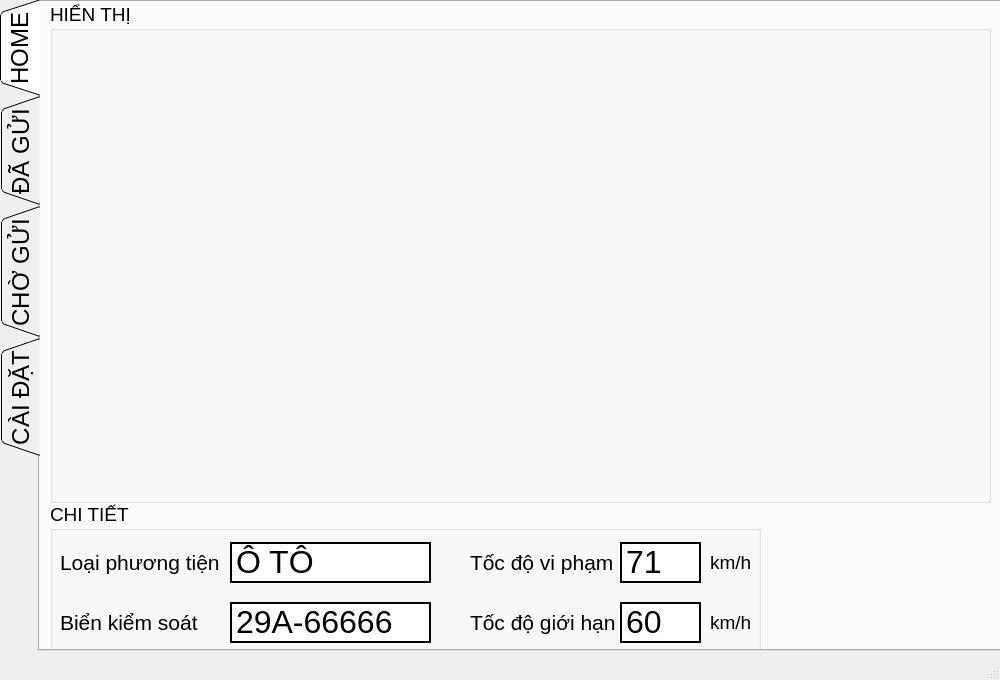
<?xml version="1.0" encoding="UTF-8"?>
<ui version="4.0">
 <class>MainWindow</class>
 <widget class="QMainWindow" name="MainWindow">
  <property name="geometry">
   <rect>
    <x>0</x>
    <y>0</y>
    <width>1000</width>
    <height>680</height>
   </rect>
  </property>
  <property name="minimumSize">
   <size>
    <width>1000</width>
    <height>680</height>
   </size>
  </property>
  <property name="maximumSize">
   <size>
    <width>1000</width>
    <height>680</height>
   </size>
  </property>
  <property name="windowTitle">
   <string>SPEED GUN</string>
  </property>
  <widget class="QWidget" name="centralwidget">
   <widget class="QTabWidget" name="tabWidget">
    <property name="geometry">
     <rect>
      <x>0</x>
      <y>0</y>
      <width>1001</width>
      <height>651</height>
     </rect>
    </property>
    <property name="sizePolicy">
     <sizepolicy hsizetype="Maximum" vsizetype="Expanding">
      <horstretch>0</horstretch>
      <verstretch>0</verstretch>
     </sizepolicy>
    </property>
    <property name="font">
     <font>
      <family>MS Shell Dlg 2</family>
      <pointsize>18</pointsize>
      <weight>50</weight>
      <italic>false</italic>
      <bold>false</bold>
      <underline>false</underline>
      <strikeout>false</strikeout>
      <stylestrategy>PreferDefault</stylestrategy>
      <kerning>true</kerning>
     </font>
    </property>
    <property name="cursor">
     <cursorShape>ArrowCursor</cursorShape>
    </property>
    <property name="tabletTracking">
     <bool>false</bool>
    </property>
    <property name="focusPolicy">
     <enum>Qt::TabFocus</enum>
    </property>
    <property name="contextMenuPolicy">
     <enum>Qt::ActionsContextMenu</enum>
    </property>
    <property name="acceptDrops">
     <bool>false</bool>
    </property>
    <property name="layoutDirection">
     <enum>Qt::RightToLeft</enum>
    </property>
    <property name="autoFillBackground">
     <bool>false</bool>
    </property>
    <property name="locale">
     <locale language="Estonian" country="Estonia"/>
    </property>
    <property name="tabPosition">
     <enum>QTabWidget::West</enum>
    </property>
    <property name="tabShape">
     <enum>QTabWidget::Triangular</enum>
    </property>
    <property name="currentIndex">
     <number>0</number>
    </property>
    <property name="iconSize">
     <size>
      <width>16</width>
      <height>16</height>
     </size>
    </property>
    <property name="elideMode">
     <enum>Qt::ElideRight</enum>
    </property>
    <property name="documentMode">
     <bool>false</bool>
    </property>
    <property name="tabsClosable">
     <bool>false</bool>
    </property>
    <property name="movable">
     <bool>false</bool>
    </property>
    <property name="tabBarAutoHide">
     <bool>false</bool>
    </property>
    <widget class="QWidget" name="tab_view">
     <attribute name="title">
      <string>HOME</string>
     </attribute>
     <widget class="QGroupBox" name="groupBox">
      <property name="geometry">
       <rect>
        <x>10</x>
        <y>0</y>
        <width>941</width>
        <height>501</height>
       </rect>
      </property>
      <property name="font">
       <font>
        <family>Arial</family>
        <pointsize>14</pointsize>
       </font>
      </property>
      <property name="layoutDirection">
       <enum>Qt::LeftToRight</enum>
      </property>
      <property name="title">
       <string>HIỂN THỊ</string>
      </property>
      <widget class="QLabel" name="lbl_display">
       <property name="geometry">
        <rect>
         <x>0</x>
         <y>30</y>
         <width>751</width>
         <height>471</height>
        </rect>
       </property>
       <property name="font">
        <font>
         <pointsize>10</pointsize>
        </font>
       </property>
       <property name="text">
        <string/>
       </property>
       <property name="alignment">
        <set>Qt::AlignCenter</set>
       </property>
      </widget>
      <widget class="QLabel" name="lbl_map">
       <property name="geometry">
        <rect>
         <x>750</x>
         <y>30</y>
         <width>190</width>
         <height>290</height>
        </rect>
       </property>
       <property name="font">
        <font>
         <pointsize>10</pointsize>
        </font>
       </property>
       <property name="text">
        <string/>
       </property>
       <property name="alignment">
        <set>Qt::AlignCenter</set>
       </property>
      </widget>
     </widget>
     <widget class="QGroupBox" name="groupBox_2">
      <property name="geometry">
       <rect>
        <x>10</x>
        <y>500</y>
        <width>711</width>
        <height>151</height>
       </rect>
      </property>
      <property name="font">
       <font>
        <family>Arial</family>
        <pointsize>14</pointsize>
       </font>
      </property>
      <property name="layoutDirection">
       <enum>Qt::LeftToRight</enum>
      </property>
      <property name="title">
       <string>CHI TIẾT</string>
      </property>
      <widget class="QLabel" name="label">
       <property name="geometry">
        <rect>
         <x>10</x>
         <y>40</y>
         <width>161</width>
         <height>41</height>
        </rect>
       </property>
       <property name="font">
        <font>
         <pointsize>16</pointsize>
        </font>
       </property>
       <property name="text">
        <string>Loại phương tiện</string>
       </property>
      </widget>
      <widget class="QLabel" name="label_2">
       <property name="geometry">
        <rect>
         <x>10</x>
         <y>100</y>
         <width>151</width>
         <height>41</height>
        </rect>
       </property>
       <property name="font">
        <font>
         <pointsize>16</pointsize>
        </font>
       </property>
       <property name="text">
        <string>Biển kiểm soát</string>
       </property>
      </widget>
      <widget class="QLabel" name="label_3">
       <property name="geometry">
        <rect>
         <x>420</x>
         <y>100</y>
         <width>151</width>
         <height>41</height>
        </rect>
       </property>
       <property name="font">
        <font>
         <pointsize>16</pointsize>
        </font>
       </property>
       <property name="text">
        <string>Tốc độ giới hạn</string>
       </property>
      </widget>
      <widget class="QLabel" name="label_4">
       <property name="geometry">
        <rect>
         <x>420</x>
         <y>40</y>
         <width>151</width>
         <height>41</height>
        </rect>
       </property>
       <property name="font">
        <font>
         <pointsize>16</pointsize>
        </font>
       </property>
       <property name="text">
        <string>Tốc độ vi phạm</string>
       </property>
      </widget>
      <widget class="QLabel" name="label_5">
       <property name="geometry">
        <rect>
         <x>660</x>
         <y>40</y>
         <width>51</width>
         <height>41</height>
        </rect>
       </property>
       <property name="font">
        <font>
         <pointsize>14</pointsize>
        </font>
       </property>
       <property name="text">
        <string>km/h</string>
       </property>
      </widget>
      <widget class="QLabel" name="label_6">
       <property name="geometry">
        <rect>
         <x>660</x>
         <y>100</y>
         <width>51</width>
         <height>41</height>
        </rect>
       </property>
       <property name="font">
        <font>
         <pointsize>14</pointsize>
        </font>
       </property>
       <property name="text">
        <string>km/h</string>
       </property>
      </widget>
      <widget class="QTextEdit" name="te_vehicle">
       <property name="geometry">
        <rect>
         <x>180</x>
         <y>40</y>
         <width>201</width>
         <height>41</height>
        </rect>
       </property>
       <property name="frameShape">
        <enum>QFrame::WinPanel</enum>
       </property>
       <property name="frameShadow">
        <enum>QFrame::Plain</enum>
       </property>
       <property name="verticalScrollBarPolicy">
        <enum>Qt::ScrollBarAlwaysOff</enum>
       </property>
       <property name="horizontalScrollBarPolicy">
        <enum>Qt::ScrollBarAlwaysOff</enum>
       </property>
       <property name="readOnly">
        <bool>true</bool>
       </property>
       <property name="html">
        <string>&lt;!DOCTYPE HTML PUBLIC &quot;-//W3C//DTD HTML 4.0//EN&quot; &quot;http://www.w3.org/TR/REC-html40/strict.dtd&quot;&gt;
&lt;html&gt;&lt;head&gt;&lt;meta name=&quot;qrichtext&quot; content=&quot;1&quot; /&gt;&lt;style type=&quot;text/css&quot;&gt;
p, li { white-space: pre-wrap; }
&lt;/style&gt;&lt;/head&gt;&lt;body style=&quot; font-family:'Arial'; font-size:14pt; font-weight:400; font-style:normal;&quot;&gt;
&lt;p style=&quot; margin-top:0px; margin-bottom:0px; margin-left:0px; margin-right:0px; -qt-block-indent:0; text-indent:0px;&quot;&gt;&lt;span style=&quot; font-size:24pt;&quot;&gt;Ô TÔ&lt;/span&gt;&lt;/p&gt;&lt;/body&gt;&lt;/html&gt;</string>
       </property>
      </widget>
      <widget class="QTextEdit" name="te_licensePlate">
       <property name="geometry">
        <rect>
         <x>180</x>
         <y>100</y>
         <width>201</width>
         <height>41</height>
        </rect>
       </property>
       <property name="frameShape">
        <enum>QFrame::WinPanel</enum>
       </property>
       <property name="frameShadow">
        <enum>QFrame::Plain</enum>
       </property>
       <property name="verticalScrollBarPolicy">
        <enum>Qt::ScrollBarAlwaysOff</enum>
       </property>
       <property name="horizontalScrollBarPolicy">
        <enum>Qt::ScrollBarAlwaysOff</enum>
       </property>
       <property name="sizeAdjustPolicy">
        <enum>QAbstractScrollArea::AdjustToContentsOnFirstShow</enum>
       </property>
       <property name="readOnly">
        <bool>true</bool>
       </property>
       <property name="html">
        <string>&lt;!DOCTYPE HTML PUBLIC &quot;-//W3C//DTD HTML 4.0//EN&quot; &quot;http://www.w3.org/TR/REC-html40/strict.dtd&quot;&gt;
&lt;html&gt;&lt;head&gt;&lt;meta name=&quot;qrichtext&quot; content=&quot;1&quot; /&gt;&lt;style type=&quot;text/css&quot;&gt;
p, li { white-space: pre-wrap; }
&lt;/style&gt;&lt;/head&gt;&lt;body style=&quot; font-family:'Arial'; font-size:14pt; font-weight:400; font-style:normal;&quot;&gt;
&lt;p style=&quot; margin-top:0px; margin-bottom:0px; margin-left:0px; margin-right:0px; -qt-block-indent:0; text-indent:0px;&quot;&gt;&lt;span style=&quot; font-size:24pt;&quot;&gt;29A-66666&lt;/span&gt;&lt;/p&gt;&lt;/body&gt;&lt;/html&gt;</string>
       </property>
      </widget>
      <widget class="QTextEdit" name="te_speed">
       <property name="geometry">
        <rect>
         <x>570</x>
         <y>40</y>
         <width>81</width>
         <height>41</height>
        </rect>
       </property>
       <property name="layoutDirection">
        <enum>Qt::LeftToRight</enum>
       </property>
       <property name="frameShape">
        <enum>QFrame::WinPanel</enum>
       </property>
       <property name="frameShadow">
        <enum>QFrame::Plain</enum>
       </property>
       <property name="verticalScrollBarPolicy">
        <enum>Qt::ScrollBarAlwaysOff</enum>
       </property>
       <property name="horizontalScrollBarPolicy">
        <enum>Qt::ScrollBarAlwaysOff</enum>
       </property>
       <property name="readOnly">
        <bool>true</bool>
       </property>
       <property name="html">
        <string>&lt;!DOCTYPE HTML PUBLIC &quot;-//W3C//DTD HTML 4.0//EN&quot; &quot;http://www.w3.org/TR/REC-html40/strict.dtd&quot;&gt;
&lt;html&gt;&lt;head&gt;&lt;meta name=&quot;qrichtext&quot; content=&quot;1&quot; /&gt;&lt;style type=&quot;text/css&quot;&gt;
p, li { white-space: pre-wrap; }
&lt;/style&gt;&lt;/head&gt;&lt;body style=&quot; font-family:'Arial'; font-size:14pt; font-weight:400; font-style:normal;&quot;&gt;
&lt;p style=&quot; margin-top:0px; margin-bottom:0px; margin-left:0px; margin-right:0px; -qt-block-indent:0; text-indent:0px;&quot;&gt;&lt;span style=&quot; font-family:'MS Shell Dlg 2'; font-size:24pt;&quot;&gt;71&lt;/span&gt;&lt;/p&gt;&lt;/body&gt;&lt;/html&gt;</string>
       </property>
      </widget>
      <widget class="QTextEdit" name="te_speedLimit">
       <property name="geometry">
        <rect>
         <x>570</x>
         <y>100</y>
         <width>81</width>
         <height>41</height>
        </rect>
       </property>
       <property name="font">
        <font>
         <pointsize>12</pointsize>
        </font>
       </property>
       <property name="frameShape">
        <enum>QFrame::WinPanel</enum>
       </property>
       <property name="frameShadow">
        <enum>QFrame::Plain</enum>
       </property>
       <property name="verticalScrollBarPolicy">
        <enum>Qt::ScrollBarAlwaysOff</enum>
       </property>
       <property name="horizontalScrollBarPolicy">
        <enum>Qt::ScrollBarAlwaysOff</enum>
       </property>
       <property name="readOnly">
        <bool>true</bool>
       </property>
       <property name="html">
        <string>&lt;!DOCTYPE HTML PUBLIC &quot;-//W3C//DTD HTML 4.0//EN&quot; &quot;http://www.w3.org/TR/REC-html40/strict.dtd&quot;&gt;
&lt;html&gt;&lt;head&gt;&lt;meta name=&quot;qrichtext&quot; content=&quot;1&quot; /&gt;&lt;style type=&quot;text/css&quot;&gt;
p, li { white-space: pre-wrap; }
&lt;/style&gt;&lt;/head&gt;&lt;body style=&quot; font-family:'Arial'; font-size:12pt; font-weight:400; font-style:normal;&quot;&gt;
&lt;p style=&quot; margin-top:0px; margin-bottom:0px; margin-left:0px; margin-right:0px; -qt-block-indent:0; text-indent:0px;&quot;&gt;&lt;span style=&quot; font-family:'MS Shell Dlg 2'; font-size:24pt;&quot;&gt;60&lt;/span&gt;&lt;/p&gt;&lt;/body&gt;&lt;/html&gt;</string>
       </property>
      </widget>
     </widget>
    </widget>
    <widget class="QWidget" name="tab_sent">
     <attribute name="title">
      <string>ĐÃ GỬI</string>
     </attribute>
    </widget>
    <widget class="QWidget" name="tab_pending">
     <attribute name="title">
      <string>CHỜ GỬI</string>
     </attribute>
    </widget>
    <widget class="QWidget" name="tab_setting">
     <attribute name="title">
      <string>CÀI ĐẶT</string>
     </attribute>
     <widget class="QGroupBox" name="groupBox_3">
      <property name="geometry">
       <rect>
        <x>0</x>
        <y>320</y>
        <width>261</width>
        <height>111</height>
       </rect>
      </property>
      <property name="font">
       <font>
        <pointsize>14</pointsize>
       </font>
      </property>
      <property name="title">
       <string>Chức năng</string>
      </property>
      <property name="alignment">
       <set>Qt::AlignRight|Qt::AlignTrailing|Qt::AlignVCenter</set>
      </property>
      <widget class="QPushButton" name="btn_getMap">
       <property name="geometry">
        <rect>
         <x>20</x>
         <y>40</y>
         <width>221</width>
         <height>51</height>
        </rect>
       </property>
       <property name="font">
        <font>
         <pointsize>16</pointsize>
        </font>
       </property>
       <property name="text">
        <string>Lấy ảnh bản đồ</string>
       </property>
      </widget>
     </widget>
     <widget class="QGroupBox" name="groupBox_4">
      <property name="geometry">
       <rect>
        <x>0</x>
        <y>0</y>
        <width>261</width>
        <height>321</height>
       </rect>
      </property>
      <property name="font">
       <font>
        <pointsize>14</pointsize>
       </font>
      </property>
      <property name="title">
       <string>Trạng thái</string>
      </property>
      <property name="alignment">
       <set>Qt::AlignRight|Qt::AlignTrailing|Qt::AlignVCenter</set>
      </property>
      <widget class="QLabel" name="label_7">
       <property name="geometry">
        <rect>
         <x>30</x>
         <y>30</y>
         <width>101</width>
         <height>41</height>
        </rect>
       </property>
       <property name="text">
        <string>Internet 4G</string>
       </property>
      </widget>
      <widget class="QLabel" name="label_8">
       <property name="geometry">
        <rect>
         <x>30</x>
         <y>80</y>
         <width>101</width>
         <height>41</height>
        </rect>
       </property>
       <property name="text">
        <string>Định vị GPS</string>
       </property>
      </widget>
      <widget class="QTextEdit" name="te_4GStatus">
       <property name="geometry">
        <rect>
         <x>140</x>
         <y>30</y>
         <width>71</width>
         <height>41</height>
        </rect>
       </property>
       <property name="readOnly">
        <bool>true</bool>
       </property>
      </widget>
      <widget class="QTextEdit" name="te_GpsStatus">
       <property name="geometry">
        <rect>
         <x>140</x>
         <y>80</y>
         <width>71</width>
         <height>41</height>
        </rect>
       </property>
       <property name="readOnly">
        <bool>true</bool>
       </property>
      </widget>
      <widget class="QPushButton" name="btn_checkService">
       <property name="geometry">
        <rect>
         <x>20</x>
         <y>140</y>
         <width>221</width>
         <height>51</height>
        </rect>
       </property>
       <property name="font">
        <font>
         <pointsize>16</pointsize>
        </font>
       </property>
       <property name="text">
        <string>Kiểm tra service</string>
       </property>
      </widget>
      <widget class="QPushButton" name="btn_restart4GService">
       <property name="geometry">
        <rect>
         <x>20</x>
         <y>200</y>
         <width>221</width>
         <height>51</height>
        </rect>
       </property>
       <property name="font">
        <font>
         <pointsize>16</pointsize>
        </font>
       </property>
       <property name="text">
        <string>Restart 4G service</string>
       </property>
      </widget>
      <widget class="QPushButton" name="btn_restartGpsService">
       <property name="geometry">
        <rect>
         <x>20</x>
         <y>260</y>
         <width>221</width>
         <height>51</height>
        </rect>
       </property>
       <property name="font">
        <font>
         <pointsize>16</pointsize>
        </font>
       </property>
       <property name="text">
        <string>Restart GPS service</string>
       </property>
      </widget>
     </widget>
     <widget class="QGroupBox" name="groupBox_5">
      <property name="geometry">
       <rect>
        <x>270</x>
        <y>0</y>
        <width>471</width>
        <height>431</height>
       </rect>
      </property>
      <property name="font">
       <font>
        <pointsize>14</pointsize>
       </font>
      </property>
      <property name="title">
       <string>Cấu hình</string>
      </property>
      <property name="alignment">
       <set>Qt::AlignRight|Qt::AlignTrailing|Qt::AlignVCenter</set>
      </property>
      <widget class="QTextEdit" name="te_deviceID">
       <property name="geometry">
        <rect>
         <x>140</x>
         <y>30</y>
         <width>291</width>
         <height>41</height>
        </rect>
       </property>
      </widget>
      <widget class="QLabel" name="label_11">
       <property name="geometry">
        <rect>
         <x>30</x>
         <y>30</y>
         <width>101</width>
         <height>41</height>
        </rect>
       </property>
       <property name="text">
        <string>Mã thiết bị</string>
       </property>
      </widget>
     </widget>
    </widget>
   </widget>
  </widget>
  <widget class="QStatusBar" name="statusbar"/>
 </widget>
 <resources/>
 <connections/>
</ui>
